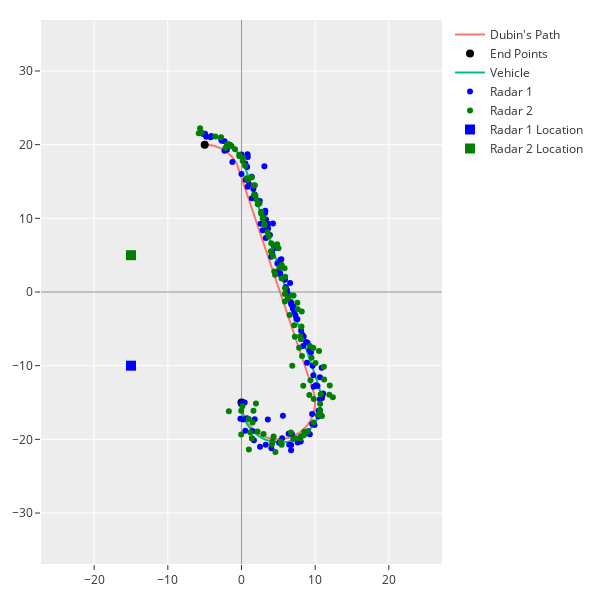

Write notebook code for a chart like this one.
### Code cell
fig = plot_dubin(["Dubin's Path", "lines", optimal_path], 
           ["Vehicle", "lines", simple_trajectory], 
           ["Radar 1", "markers", x_y_1],
           ["Radar 2", "markers", x_y_2])

fig.data[3].line.color = "blue"
fig.data[4].line.color = "green"

fig.add_trace(
    go.Scatter(
        x=[radar_1.x],
        y=[radar_1.y],
        name='Radar 1 Location',
        mode="markers",
        marker_size=10,
        marker_color="blue",
        marker_symbol="square"
    )
)

fig.add_trace(
    go.Scatter(
        x=[radar_2.x],
        y=[radar_2.y],
        name='Radar 2 Location',
        mode="markers",
        marker_size=10,
        marker_color="green",
        marker_symbol="square"
    )
)


fig.show()
